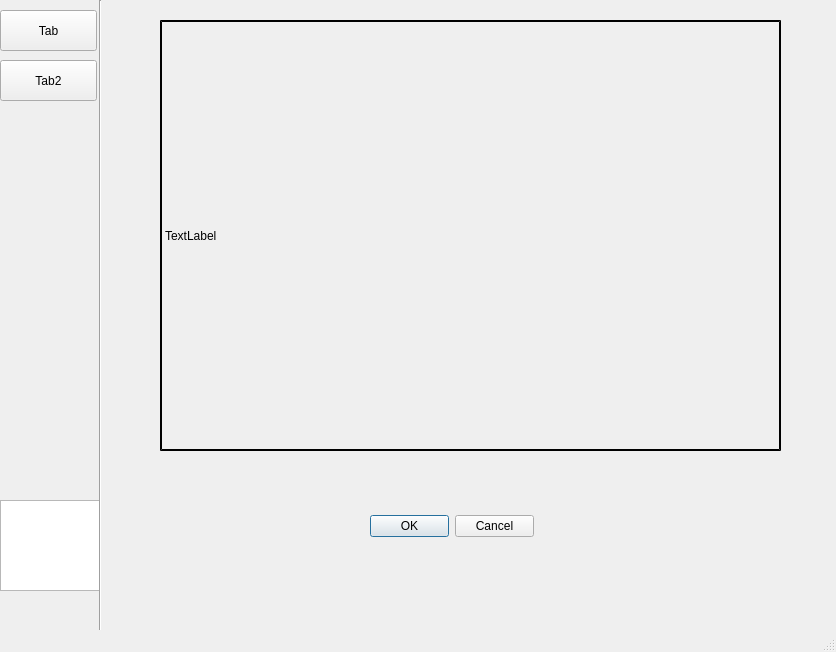
<?xml version="1.0" encoding="UTF-8"?>
<ui version="4.0">
 <class>MainWindow</class>
 <widget class="QMainWindow" name="MainWindow">
  <property name="geometry">
   <rect>
    <x>0</x>
    <y>0</y>
    <width>836</width>
    <height>652</height>
   </rect>
  </property>
  <property name="windowTitle">
   <string>MainWindow</string>
  </property>
  <widget class="QWidget" name="centralwidget">
   <widget class="QPushButton" name="pushButton">
    <property name="geometry">
     <rect>
      <x>0</x>
      <y>10</y>
      <width>97</width>
      <height>41</height>
     </rect>
    </property>
    <property name="text">
     <string>Tab</string>
    </property>
   </widget>
   <widget class="QPushButton" name="pushButton_2">
    <property name="geometry">
     <rect>
      <x>0</x>
      <y>60</y>
      <width>97</width>
      <height>41</height>
     </rect>
    </property>
    <property name="text">
     <string>Tab2</string>
    </property>
   </widget>
   <widget class="QTextEdit" name="textEdit">
    <property name="geometry">
     <rect>
      <x>0</x>
      <y>500</y>
      <width>104</width>
      <height>91</height>
     </rect>
    </property>
   </widget>
   <widget class="QWidget" name="verticalLayoutWidget">
    <property name="geometry">
     <rect>
      <x>100</x>
      <y>0</y>
      <width>771</width>
      <height>611</height>
     </rect>
    </property>
    <layout class="QVBoxLayout" name="verticalLayout_2">
     <item>
      <widget class="QStackedWidget" name="stackedWidget">
       <property name="autoFillBackground">
        <bool>true</bool>
       </property>
       <property name="currentIndex">
        <number>0</number>
       </property>
       <widget class="QWidget" name="mapScreen">
        <widget class="QLabel" name="label">
         <property name="geometry">
          <rect>
           <x>60</x>
           <y>20</y>
           <width>621</width>
           <height>431</height>
          </rect>
         </property>
         <property name="autoFillBackground">
          <bool>false</bool>
         </property>
         <property name="styleSheet">
          <string notr="true">    border-style: outset;
    border-width: 2px;
    border-color: black;</string>
         </property>
         <property name="text">
          <string>TextLabel</string>
         </property>
        </widget>
        <widget class="QDialogButtonBox" name="buttonBox">
         <property name="geometry">
          <rect>
           <x>270</x>
           <y>510</y>
           <width>164</width>
           <height>32</height>
          </rect>
         </property>
         <property name="standardButtons">
          <set>QDialogButtonBox::Cancel|QDialogButtonBox::Ok</set>
         </property>
        </widget>
       </widget>
       <widget class="QWidget" name="propertyScreen">
        <widget class="QLabel" name="label_2">
         <property name="geometry">
          <rect>
           <x>60</x>
           <y>20</y>
           <width>621</width>
           <height>431</height>
          </rect>
         </property>
         <property name="autoFillBackground">
          <bool>false</bool>
         </property>
         <property name="styleSheet">
          <string notr="true">    border-style: outset;
    border-width: 2px;
    border-color: black;</string>
         </property>
         <property name="text">
          <string>TextLabel</string>
         </property>
        </widget>
        <widget class="QWidget" name="gridLayoutWidget">
         <property name="geometry">
          <rect>
           <x>240</x>
           <y>490</y>
           <width>228</width>
           <height>100</height>
          </rect>
         </property>
         <layout class="QGridLayout" name="gridLayout">
          <item row="2" column="0">
           <widget class="QPushButton" name="pushButton_6">
            <property name="text">
             <string>PushButton</string>
            </property>
           </widget>
          </item>
          <item row="0" column="1">
           <widget class="QPushButton" name="pushButton_3">
            <property name="text">
             <string>PushButton</string>
            </property>
           </widget>
          </item>
          <item row="0" column="0">
           <widget class="QPushButton" name="pushButton_5">
            <property name="text">
             <string>PushButton</string>
            </property>
           </widget>
          </item>
          <item row="2" column="1">
           <widget class="QPushButton" name="pushButton_4">
            <property name="text">
             <string>PushButton</string>
            </property>
           </widget>
          </item>
          <item row="1" column="0" colspan="2">
           <widget class="QPushButton" name="pushButton_7">
            <property name="text">
             <string>PushButton</string>
            </property>
           </widget>
          </item>
         </layout>
        </widget>
       </widget>
      </widget>
     </item>
    </layout>
   </widget>
   <widget class="Line" name="line">
    <property name="geometry">
     <rect>
      <x>90</x>
      <y>0</y>
      <width>20</width>
      <height>641</height>
     </rect>
    </property>
    <property name="orientation">
     <enum>Qt::Vertical</enum>
    </property>
   </widget>
  </widget>
  <widget class="QMenuBar" name="menubar">
   <property name="geometry">
    <rect>
     <x>0</x>
     <y>0</y>
     <width>836</width>
     <height>22</height>
    </rect>
   </property>
  </widget>
  <widget class="QStatusBar" name="statusbar"/>
 </widget>
 <resources/>
 <connections/>
</ui>
